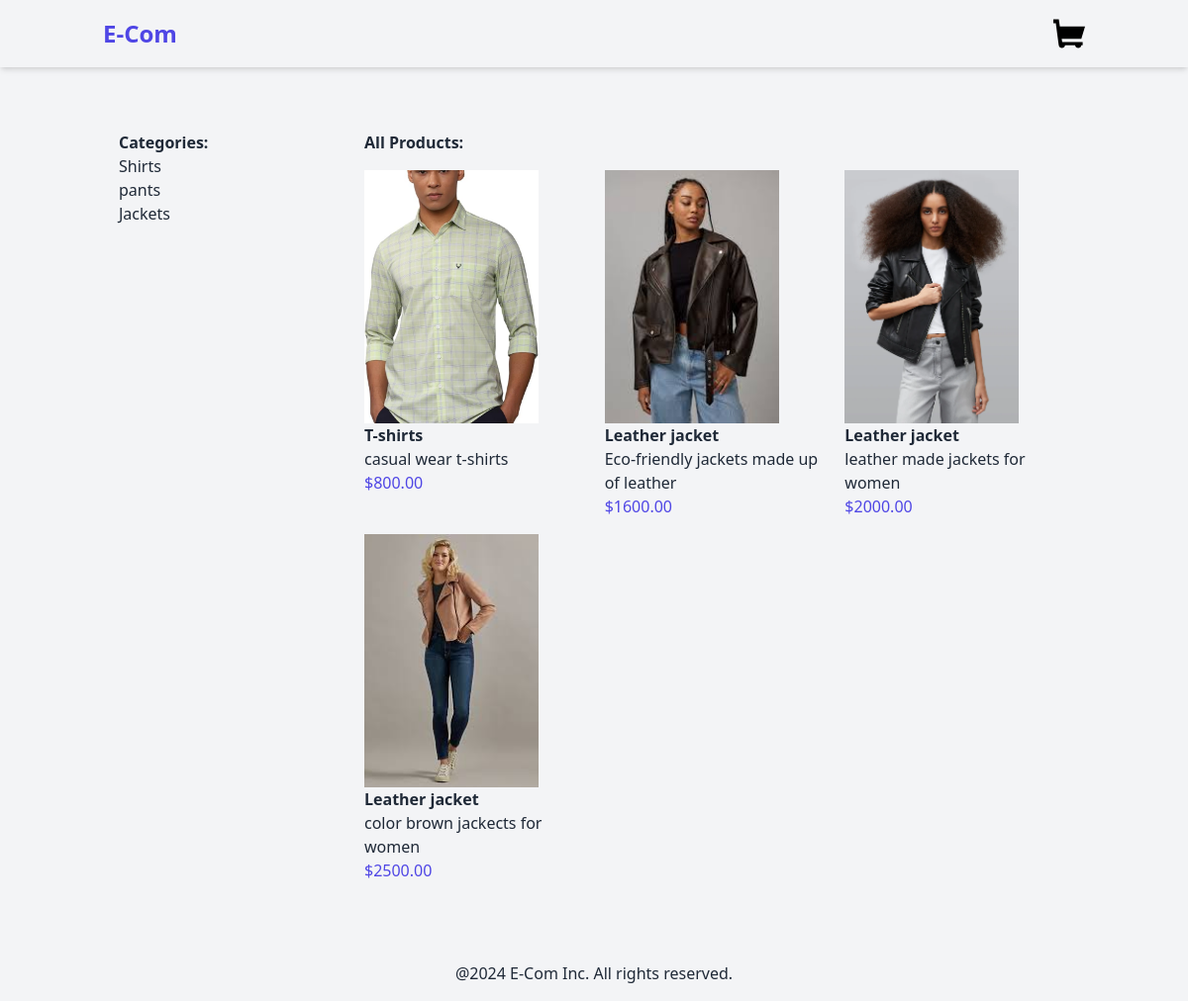
The page / on the database its author committed.
### products/models.py (models this page shows, shortened)
class Category(models.Model):
    name = models.CharField(max_length=250)
    slug = models.SlugField(unique=True)
    class Meta:
        verbose_name_plural = "categories"

class Product(models.Model):
    category = models.ForeignKey(Category, related_name='products', on_delete=models.CASCADE)
    name = models.CharField(max_length=250)
    slug = models.SlugField(max_length=250)
    description = models.TextField(blank=True)
    price = models.DecimalField(max_digits=10, decimal_places=2)
    available = models.BooleanField(default=True)
    created = models.DateTimeField(auto_now_add=True)
    updated = models.DateTimeField(auto_now=True)
    image = models.ImageField(upload_to='products', blank=True, null=True)

### products/views.py (the view)
# urls.py: path('', views.product_list, name='product_list'),
def product_list(request, category_slug=None):
    category = None
    products = Product.objects.filter(available=True)
    categories = Category.objects.all()
    if category_slug:
        category = get_object_or_404(Category, slug=category_slug)
        products = products.filter(category=category)
    return render(request, 'products/product/list.html', {
        'category':category,
        'products':products,
        'categories':categories,
    })

### products/templates/products/product/list.html (shortened to what this page needs)
{% extends "base.html" %}
{%block content%}
<div class="container mx-auto p-4 flex">
    <aside class="w-1/4 p-4">
        <h2 class="font-bold">Categories:</h2>
        <ul>
            {%for category in categories%}
            <li>
                <a href="{% url 'products:product_list_by_category' category.slug %}">{{category.name}}</a>
            </li>
            {%endfor%}
        </ul>
    </aside>
    <main class="w-3/4 p-4">
        {%if category%}
        <h2 class="font-bold mb-4">{{category.name}}</h2>
        {%else%}
        <h2 class="font-bold mb-4">All Products:</h2>
        {%endif%}
        <div class="grid grid-cols-3 gap-4">
            {% for product in products %}
            <a href="{% url 'products:product_detail' product.id product.slug %}">
            <div>
                {% if product.image %}
                <img src="{{product.image.url}}" alt={{product.name}} class="h-64 w-44 object-cover">
                {%else%}
                <p>The image is not available</p>
                {%endif%}
                <h3 class="font-semibold">{{product.name}}</h3>
                <p>{{product.description}}</p>
                <p class="text-indigo-600">${{product.price}}</p>
            </div>
        </a>
            {%endfor%}
        </div>
    </main>
</div>
{%endblock%}

### templates/base.html (shortened to what this page needs)
<!DOCTYPE html>
<html lang="en">
	<head>
		{% load static %}
		<link href="{% static 'dist/styles.css'%}" rel="stylesheet" />
	</head>
	<body class="bg-gray-100 text-gray-800 flex flex-col min-h-screen">
		<header class="shadow-md">{% include "includes/nav.html" %}</header>
		<main class="container mx-auto py-8 flex-grow">
			{%block content%}{%endblock%}
		</main>
		<footer>
			<div class="container mx-auto p-4 text-center">
				<p>@2024 E-Com Inc. All rights reserved.</p>
			</div>
		</footer>
	</body>
</html>

### templates/includes/nav.html (shortened to what this page needs)
<nav class="container mx-auto p-4 flex justify-between items-center">
    <a href='/' class="text-2xl font-bold text-indigo-600">E-Com</a>
    <a href="{% url 'cart:cart_detail'%}">
</a>
</nav>

### rows shown on the page
Category: name "Shirts"
Category: name "pants"
Category: name "Jackets"
Product: image (picture), name "T-shirts", description "casual wear t-shirts", price "800.00"
Product: image (picture), name "Leather jacket", description "Eco-friendly jackets made up of leather", price "1600.00"
Product: image (picture), name "Leather jacket", description "leather made jackets for women", price "2000.00"
Product: image (picture), name "Leather jacket", description "color brown jackects for women", price "2500.00"
